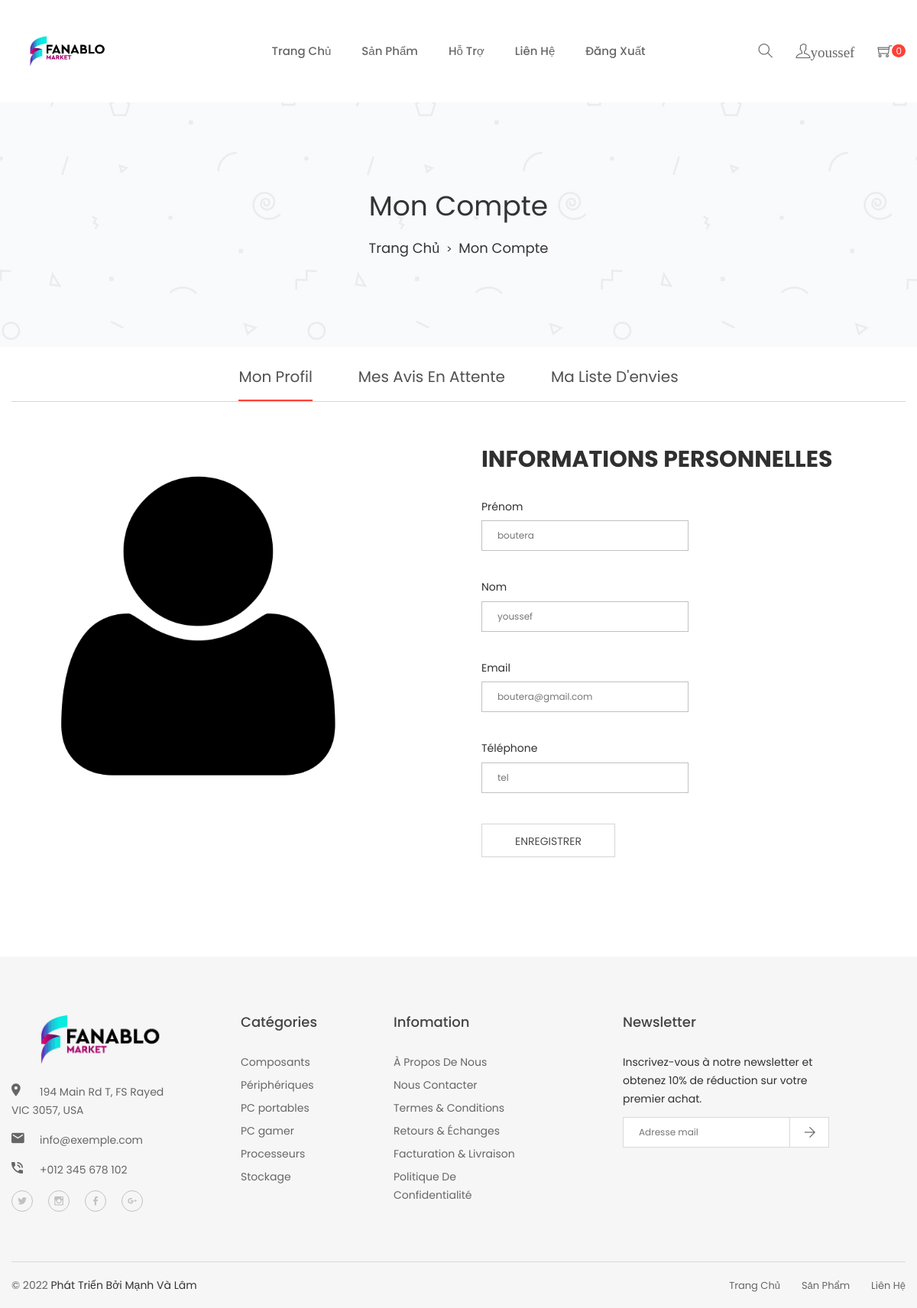
/account.php (signed in), run on the app's committed database.
### tables this page shows
CREATE TABLE IF NOT EXISTS `client` (
  `idClient` int(11) NOT NULL AUTO_INCREMENT,
  `nom` varchar(50) NOT NULL,
  `prenom` varchar(50) NOT NULL,
  `email` varchar(100) NOT NULL,
  `pass` varchar(20) NOT NULL,
  `tel` varchar(12) DEFAULT NULL,
  `img_user` varchar(100) DEFAULT NULL,
  `dateCreation` date NOT NULL,
  PRIMARY KEY (`idClient`)
);

### account.php (the view, shortened to what the rows shown need)
<?php
include 'db.php';
$query = "SELECT * FROM client WHERE (idClient = " . $_SESSION['id_user'] . ")";
$result = mysqli_query($con, $query);
$row = mysqli_fetch_assoc($result);
?>
<!doctype html>
<html class="no-js" lang="en">
<head>
    <link rel="stylesheet" href="css/bootstrap.min.css">
    <link rel="stylesheet" href="css/owl.carousel.min.css">
    <link rel="stylesheet" href="css/owl.theme.default.min.css">
    <link rel="stylesheet" href="css/core.css">
    <link rel="stylesheet" href="css/shortcode/shortcodes.css">
    <link rel="stylesheet" href="style.css">
    <link rel="stylesheet" href="css/responsive.css">
    <link rel="stylesheet" href="css/custom.css">
    <link rel="stylesheet" type="text/css" href="css/rating.css">
</head>
<body>
    <div class="wrapper fixed__footer">
        <div class="offset__wrapper">
        <div class="ht__bradcaump__area" style="background: rgba(0, 0, 0, 0) url(images/bg/2.jpg) no-repeat scroll center center / cover ;">
            <div class="ht__bradcaump__wrap">
                <div class="container">
                    <div class="row">
                        <div class="col-xs-12">
                            <div class="bradcaump__inner text-center">
                                <h2 class="bradcaump-title">Mon compte</h2>
                            </div>
                        </div>
                    </div>
                </div>
            </div>
        </div>
        <section class="htc__product__details__tab bg__white pb--120">
            <div class="container">
                <div class="row">
                    <div class="col-md-12">
                        <div class="product__details__tab__content">
                            <div role="tabpanel" id="description" class="product__tab__content fade in active">
                                <div class="container">
                                    <div class="row">
                                        <div class="col-md-6 col-lg-6 col-sm-12 col-xs-12 smt-30 xmt-30">
                                            <div class="htc__product__details__inner">
                                                <form id="account-form" method="post" action="" role="form">
                                                    <div class="checkout-form">
                                                        <h2 class="section-title-3">Informations personnelles</h2>
                                                        <div class="checkout-form-inner">
                                                            <div class="single-checkout-box">
                                                                <h3>Prénom</h3>
                                                                <input style="margin-top:10px;" name="lastName" id="lastName" type="text" placeholder="Nom" value="<?php echo $row["nom"]; ?>" required>
                                                            </div>
                                                            <div class="single-checkout-box">
                                                                <h3>Nom</h3>
                                                                <input style="margin-top:10px;" name="firstName" id="firstName" type="text" placeholder="Prenom" value="<?php echo $row["prenom"]; ?>" required>
                                                            </div>
                                                            <div class="single-checkout-box">
                                                                <h3>Email</h3>
                                                                <input style="margin-top:10px;" name="email" id="email" type="text" placeholder="email" value="<?php echo $row["email"]; ?>" required>
                                                            </div>
                                                        </div>
                                                    </div>
                                                </form>
                                            </div>
                                        </div>
                                    </div>
                                </div>
                            </div>
                        </div>
                    </div>
                </div>
            </div>
        </section>
        <footer class="htc__foooter__area gray-bg">
            <div class="container">
                <div class="row">
                    <div class="footer__container clearfix">
                        <div class="col-md-3 col-lg-2 col-sm-6 smt-30 xmt-30">
                            <div class="ft__widget">
                                <h2 class="ft__title">Catégories</h2>
                            </div>
                        </div>
                        <div class="col-md-3 col-lg-2 col-sm-6 smt-30 xmt-30">
                            <div class="ft__widget">
                                <h2 class="ft__title">Infomation</h2>
                            </div>
                        </div>
                        <div class="col-md-3 col-lg-3 col-lg-offset-1 col-sm-6 smt-30 xmt-30">
                            <div class="ft__widget">
                                <h2 class="ft__title">Newsletter</h2>
                            </div>
                        </div>
                    </div>
                </div>
            </div>
        </footer>
    </div>
</body>
</html>

### data on the page
client: lastName "boutera", firstName "youssef", email "boutera@gmail.com"

### other printed values
$_SESSION["userFirstName"] "youssef"
$_SESSION["cartItems"] "0"
